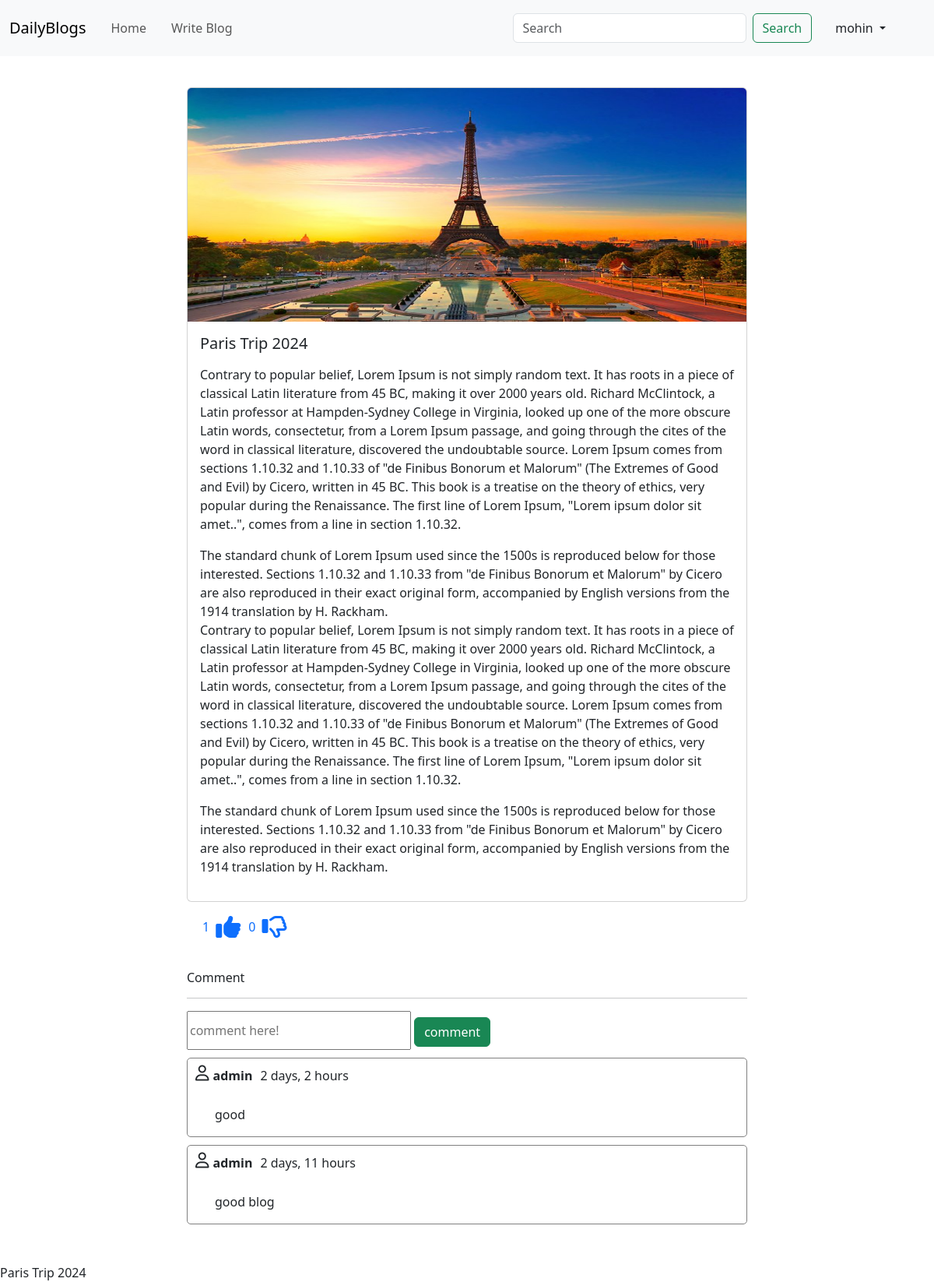
Screenshot of /blog/blog-details/Paris-Trip-2024-05602fe5-a75c-40f7-b0c3-44cb5b3d640c/ (signed in) with the database file from the repository.
### blogApp/models.py (models this page shows, shortened)
class Blog(models.Model):
    author = models.ForeignKey(User, on_delete=models.CASCADE, related_name='post_author')
    blog_title = models.CharField(max_length=200, verbose_name='Enter a title')
    slug = models.SlugField(max_length=264, unique=True)
    blog_content = models.TextField()
    blog_image = models.ImageField(upload_to='blog_images/')
    publish_date = models.DateTimeField(auto_now_add=True)
    update_date = models.DateTimeField(auto_now=True)
    def get_comment(self):
        return self.blog_comment.all()
    class Meta:
        ordering = ['-update_date']

class Comment(models.Model):
    blog = models.ForeignKey(Blog, on_delete=models.CASCADE, related_name='blog_comment')
    user = models.ForeignKey(User, on_delete=models.CASCADE, related_name='user_comment')
    comment = models.TextField()
    comment_date = models.DateTimeField(auto_now_add=True)
    class Meta:
        ordering = ['-comment_date', ]

### blogApp/views.py (the view)
# urls.py: path('blog-details/<slug:slug>/', views.blog_details, name='blog-details'),
def blog_details(request, slug):
    blog = Blog.objects.get(slug=slug)
    user = request.user
    already_liked = Like.objects.filter(blog=blog, user=user)
    if already_liked:
        liked_post = True
    else:
        liked_post = False
    return render(request, 'blogApp/blog_details.html', context={'blog': blog, 'liked_post': liked_post})

### templates/blogApp/blog_details.html (shortened to what this page needs)
{% extends 'base.html' %}
{% block main_block %}
    <div class="container col-8" style="padding: 40px">
        <div class="card">
            <img style="height: 300px;object-fit: fill" class="card-img-top" src="{{ blog.blog_image.url }}"
                 alt="Card image cap">
            <div class="card-body">
                <h5 class="card-title">{{ blog.blog_title }}</h5>
                <p class="card-text">{{ blog.blog_content|linebreaks }}</p>
            </div>
        </div>
        <div style="display: flex;padding: 20px;justify-content: space-between;width: 22%;">
            {% if not liked_post %}
               <a style="text-decoration: none;margin-right: 10px" href="{% url 'blog_app:blog-like' blog.pk %}">{{ blog.liked_blog.count }}<i style="margin-left:8px;" class="fa-regular fa-thumbs-up fa-2xl"></i></a>
                <a style="text-decoration: none;margin-right: 10px" href="{% url 'blog_app:blog-unlike' blog.pk %}">{{ blog.Unliked_blog.count }}<i style="margin-left:8px;" class="fa-solid fa-thumbs-down fa-2xl"></i></a>
            {% else %}
                <a style="text-decoration: none;margin-right: 10px" href="{% url 'blog_app:blog-like' blog.pk %}">{{ blog.liked_blog.count }}<i style="margin-left:8px;" class="fa-solid fa-thumbs-up fa-2xl"></i></a>
                <a style="text-decoration: none;margin-right: 10px" href="{% url 'blog_app:blog-unlike' blog.pk %}">{{ blog.Unliked_blog.count }}<i style="margin-left:8px;" class="fa-regular fa-thumbs-down fa-2xl"></i></a>
            {% endif %}
        </div>
        <div>
            <br>
            <h6>Comment</h6>
            <hr>
            <form method="POST" action="{% url 'blog_app:blog-comment' blog_id=blog.pk %}">
                <input type="text" name="comment" placeholder="comment here!" style="height: 50px;width: 40%">
                <button type="submit" value="button" class="btn btn-success"> comment</button>
                <br>
            </form>
            {% for comment in blog.get_comment %}
                <div style="border: 1px solid gray ;border-radius: 5px; margin: 10px 0 10px 0">
                    <div class="col-8" style="display: flex;padding: 10px">
                        <i class="fa-regular fa-user fa-lg" style="margin-top: 8px;margin-right: 5px"></i>
                        <strong>{{ comment.user }}</strong>
                        <p style="margin-left: 10px">{{ comment.comment_date|timesince }}</p>
                    </div>
                    <p style="margin-left: 35px">{{ comment.comment }}</p>
                </div>
            {% endfor %}
        </div>
    </div>
    {{ blog.blog_title }}
{% endblock %}

### templates/base.html (shortened to what this page needs)
<!DOCTYPE html>
<html lang="en">
<head>
    <link href="https://cdn.jsdelivr.net/npm/bootstrap@5.3.2/dist/css/bootstrap.min.css" rel="stylesheet"
>
</head>
<body>
<div class="navbar-expand-lg">
    <nav class="navbar navbar-expand-lg bg-body-tertiary">
        <div class="container-fluid">
            <a class="navbar-brand" href="/">DailyBlogs</a>
            <div class="collapse navbar-collapse" id="navbarSupportedContent">
                <ul class="navbar-nav me-auto mb-2 mb-lg-0">
                    <li class="nav-link">
                        <a class="nav-link " aria-current="page" href="/">Home</a>
                    </li>
                    <li class="nav-link">
                        <a class="nav-link " aria-current="page" href="{% url 'blog_app:create-blog' %}">Write Blog</a>
                    </li>
                </ul>
                <form class="d-flex" role="search" method="GET" action="{% url 'blog_app:search-blog' %}">
                    <input class="form-control me-2" type="search" placeholder="Search" aria-label="Search"
                           name="q" id="q" style="width: 300px">
                    <button class="btn btn-outline-success" type="submit">Search</button>
                </form>
                {% if user.is_authenticated %}
                    <div class="dropdown" style="margin: 0 50px 0 30px">
                        <a class="nav-link dropdown-toggle" type="button" id="dropdownMenuButton1"
                           data-bs-toggle="dropdown" aria-expanded="false">
                            {{ user.username }}
                        </a>
                    </div>
                {% else %}
                    <a class="nav-link" href="{% url 'login_app:register' %} " style="margin:0 30px 0 50px">SignUp</a>
                    <a class="nav-link" href="{% url 'login_app:login' %}" style="margin:0 30px 0 0">login</a>
                {% endif %}
            </div>
        </div>
    </nav>
</div>
{% block main_block %}
{% endblock %}
</body>
</html>

### rows the page displays
Blog: blog_image (picture), blog_title "Paris Trip 2024", blog_content "Contrary to popular belief, Lorem Ipsum is not simply random text. It has roots in a piece of classical Latin literature from 45 BC, making it over 2000 years old. Richard McClintock, a Latin professor at Hampden-Sydney College in Virginia, looked up one of the more obscure Latin words, consectetur, from a Lorem Ipsum passage, and going through the cites of the word in classical literature, discovered the undoubtable source. Lorem Ipsum comes from sections 1.10.32 and 1.10.33 of \"de Finibus Bonorum et Malorum\" (The Extremes of Good and Evil) by Cicero, written in 45 BC. This book is a treatise on the theory of ethics, very popular during the Renaissance. The first line of Lorem Ipsum,…", liked_blog.count "1", Unliked_blog.count "0"
Comment: user "admin", comment_date "2 days, 2 hours", comment "good"
Comment: user "admin", comment_date "2 days, 11 hours", comment "good blog"

### other values shown
{{ user.username }} "mohin"
